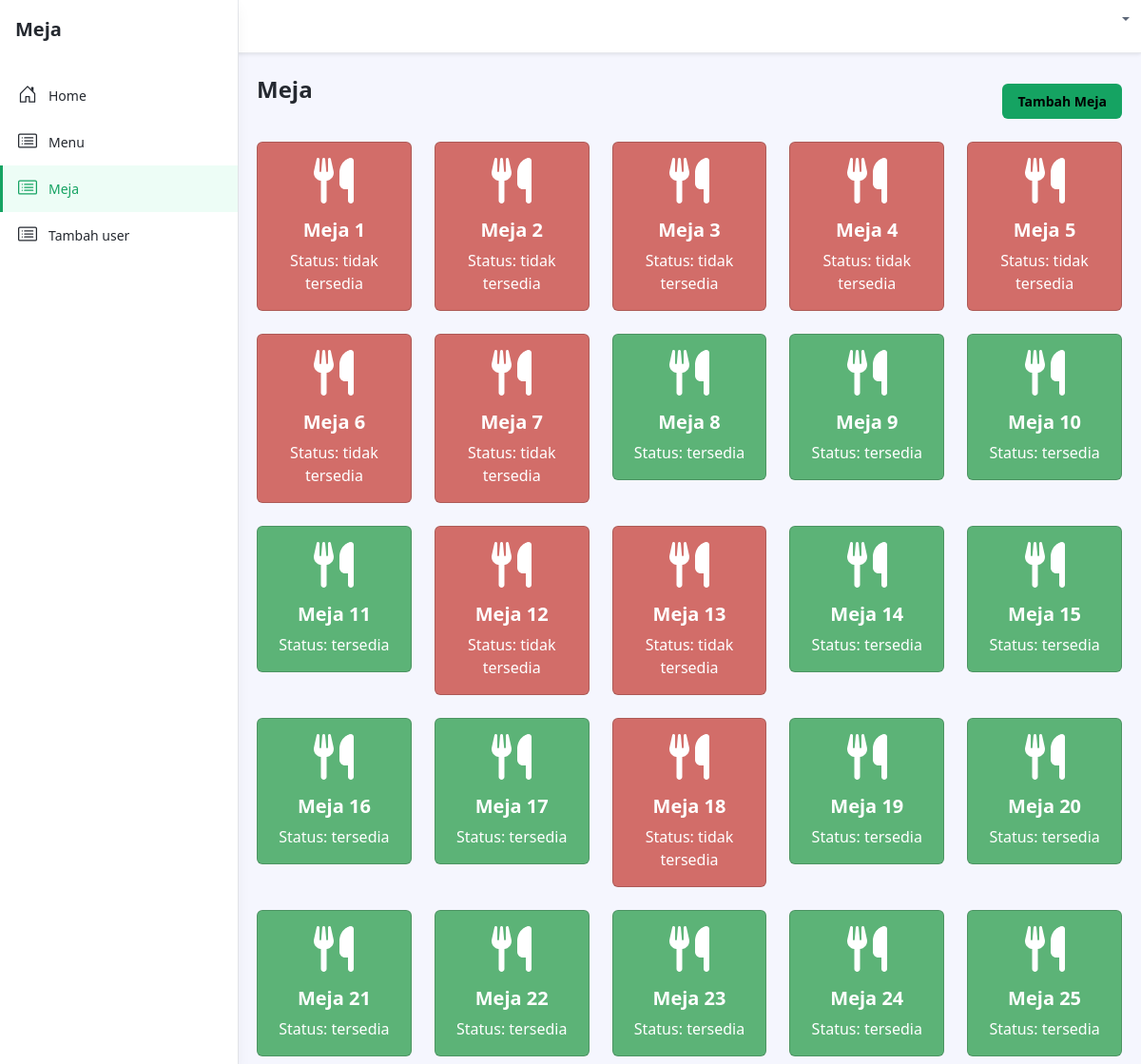
Page /meja.php on the committed database.
### tables this page shows
CREATE TABLE `meja` (
  `nomor_meja` int(11) NOT NULL,
  `status` enum('tersedia','tidak tersedia') DEFAULT 'tersedia'
);

### meja.php (the view, shortened to what this page needs)
<?php
include 'config/koneksi.php';
?>
<!DOCTYPE html>
<html lang="en">
<head>
    <link id="theme-style" rel="stylesheet" href="assets/css/portal.css">
</head>
<body class="app">
    <header class="app-header fixed-top">
        <div class="app-header-inner">
            <div class="container-fluid py-2">
                <div class="app-header-content">
                    <div class="row justify-content-between align-items-center">
                        <div class="app-utilities col-auto">
                            <div class="app-utility-item app-user-dropdown dropdown">
								<a class="dropdown-toggle" id="user-dropdown-toggle" data-bs-toggle="dropdown" href="#" role="button" aria-expanded="false">
								</a>
							</div>
                        </div>
                    </div>
                </div>
            </div>
        </div>
        <div id="app-sidepanel" class="app-sidepanel">
            <div class="sidepanel-inner d-flex flex-column">
                <div class="app-branding">
                    <a class="app-logo" href="admin_dashboard.php"><span class="logo-text">Meja</span></a>
                </div>
                <nav id="app-nav-main" class="app-nav app-nav-main flex-grow-1">
                    <ul class="app-menu list-unstyled accordion" id="menu-accordion">
                        <li class="nav-item">
                            <a class="nav-link " href="admin_dashboard.php">
                                <span class="nav-icon">
                                </span>
                                <span class="nav-link-text">Home</span>
                            </a>
                        </li>
                        <li class="nav-item">
                            <a class="nav-link" href="menu.php">
                                <span class="nav-icon">
                                </span>
                                <span class="nav-link-text">Menu</span>
                            </a>
                        </li>
                        <li class="nav-item">
                            <a class="nav-link active" href="meja.php">
                                <span class="nav-icon">
                                </span>
                                <span class="nav-link-text">Meja</span>
                            </a>
                        </li>
                        <li class="nav-item ">
                            <a class="nav-link" href="karyawan.php">
                                <span class="nav-icon">
                                </span>
                                <span class="nav-link-text">Tambah user</span>
                            </a>
                        </li>
                    </ul>
                </nav>
            </div>
        </div>
    </header>
    <div class="app-wrapper">
        <div class="app-content pt-3 p-md-3 p-lg-2">
            <div class="container-xl">
                <div class="row g-3 mb-4 align-items-center justify-content-between">
                    <div class="col-auto">
                        <h1 class="app-page-title mb-0">Meja</h1>
                    </div>
                    <div class="col-auto">
                        <div class="page-utilities">
                            <div class="row g-2 justify-content-start justify-content-md-end align-items-center">
                                <div class="col-auto">
                                    <button class="btn btn-primary mt-4" data-bs-toggle="modal" data-bs-target="#addTableModal">Tambah Meja</button>
                                </div>
                            </div>
                        </div>
                    </div>
                </div>
                <div class="row row-cols-1 row-cols-md-5 g-4">
                    <?php
                    $sql = "SELECT * FROM meja";
                    $result = $conn->query($sql);
                    if ($result->num_rows > 0) {
                        while ($row = $result->fetch_assoc()) {
                            $statusClass = $row['status'] === 'tersedia' ? 'bg-success text-white' : 'bg-danger text-white';
                    ?>
                            <div class="col">
                                <div class="card <?php echo $statusClass; ?>">
                                    <div class="card-body text-center">
                                        <i class="fas fa-utensils fa-3x mb-3"></i>
                                        <h5 class="card-title">Meja <?php echo $row['nomor_meja']; ?></h5>
                                        <p class="card-text">Status: <?php echo $row['status']; ?></p>
                                    </div>
                                </div>
                            </div>
                    <?php
                        }
                    } else {
                        echo "<p class='text-center'>Tidak ada meja yang tersedia</p>";
                    }
                    ?>
                </div>
            </div>
        </div>
    </div>
</body>
</html>

### rows in the picture
meja: nomor_meja "1", status "tidak tersedia"
meja: nomor_meja "2", status "tidak tersedia"
meja: nomor_meja "3", status "tidak tersedia"
meja: nomor_meja "4", status "tidak tersedia"
meja: nomor_meja "5", status "tidak tersedia"
meja: nomor_meja "6", status "tidak tersedia"
meja: nomor_meja "7", status "tidak tersedia"
meja: nomor_meja "8", status "tersedia"
meja: nomor_meja "9", status "tersedia"
meja: nomor_meja "10", status "tersedia"
meja: nomor_meja "11", status "tersedia"
meja: nomor_meja "12", status "tidak tersedia"
meja: nomor_meja "13", status "tidak tersedia"
meja: nomor_meja "14", status "tersedia"
meja: nomor_meja "15", status "tersedia"
meja: nomor_meja "16", status "tersedia"
meja: nomor_meja "17", status "tersedia"
meja: nomor_meja "18", status "tidak tersedia"
meja: nomor_meja "19", status "tersedia"
meja: nomor_meja "20", status "tersedia"
meja: nomor_meja "21", status "tersedia"
meja: nomor_meja "22", status "tersedia"
meja: nomor_meja "23", status "tersedia"
meja: nomor_meja "24", status "tersedia"
meja: nomor_meja "25", status "tersedia"
